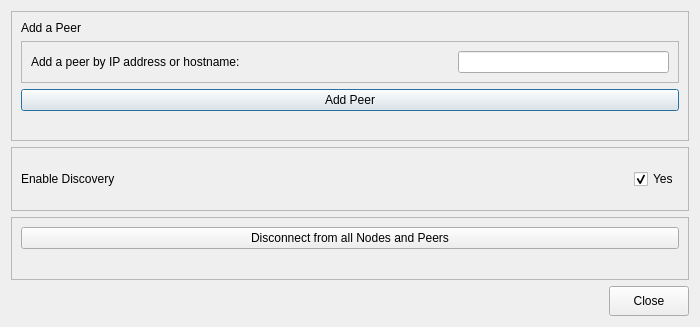
<?xml version="1.0" encoding="UTF-8"?>
<ui version="4.0">
 <class>AddPeer</class>
 <widget class="QDialog" name="AddPeer">
  <property name="geometry">
   <rect>
    <x>0</x>
    <y>0</y>
    <width>700</width>
    <height>327</height>
   </rect>
  </property>
  <property name="windowTitle">
   <string>Dialog</string>
  </property>
  <layout class="QVBoxLayout" name="verticalLayout_6">
   <item>
    <widget class="QFrame" name="frame_7">
     <property name="frameShape">
      <enum>QFrame::StyledPanel</enum>
     </property>
     <property name="frameShadow">
      <enum>QFrame::Raised</enum>
     </property>
     <layout class="QVBoxLayout" name="verticalLayout_4">
      <item>
       <widget class="QLabel" name="label_2">
        <property name="text">
         <string>Add a Peer</string>
        </property>
       </widget>
      </item>
      <item>
       <widget class="QFrame" name="frame_2">
        <property name="frameShape">
         <enum>QFrame::StyledPanel</enum>
        </property>
        <property name="frameShadow">
         <enum>QFrame::Raised</enum>
        </property>
        <layout class="QHBoxLayout" name="horizontalLayout_6">
         <item>
          <widget class="QLabel" name="label_4">
           <property name="maximumSize">
            <size>
             <width>16777215</width>
             <height>50</height>
            </size>
           </property>
           <property name="text">
            <string>Add a peer by IP address or hostname:</string>
           </property>
          </widget>
         </item>
         <item>
          <spacer name="horizontalSpacer_4">
           <property name="orientation">
            <enum>Qt::Horizontal</enum>
           </property>
           <property name="sizeHint" stdset="0">
            <size>
             <width>40</width>
             <height>20</height>
            </size>
           </property>
          </spacer>
         </item>
         <item>
          <widget class="QLineEdit" name="host_to_add"/>
         </item>
        </layout>
       </widget>
      </item>
      <item>
       <widget class="QPushButton" name="add_peer_button">
        <property name="text">
         <string>Add Peer</string>
        </property>
       </widget>
      </item>
      <item>
       <widget class="QLabel" name="peerlabel">
        <property name="autoFillBackground">
         <bool>false</bool>
        </property>
        <property name="text">
         <string/>
        </property>
        <property name="alignment">
         <set>Qt::AlignCenter</set>
        </property>
        <property name="textInteractionFlags">
         <set>Qt::NoTextInteraction</set>
        </property>
       </widget>
      </item>
     </layout>
    </widget>
   </item>
   <item>
    <widget class="QFrame" name="frame">
     <property name="frameShape">
      <enum>QFrame::StyledPanel</enum>
     </property>
     <property name="frameShadow">
      <enum>QFrame::Raised</enum>
     </property>
     <layout class="QHBoxLayout" name="horizontalLayout_4">
      <item>
       <widget class="QLabel" name="label_7">
        <property name="maximumSize">
         <size>
          <width>16777215</width>
          <height>50</height>
         </size>
        </property>
        <property name="text">
         <string>Enable Discovery</string>
        </property>
       </widget>
      </item>
      <item>
       <spacer name="horizontalSpacer_7">
        <property name="orientation">
         <enum>Qt::Horizontal</enum>
        </property>
        <property name="sizeHint" stdset="0">
         <size>
          <width>40</width>
          <height>20</height>
         </size>
        </property>
       </spacer>
      </item>
      <item>
       <widget class="QCheckBox" name="button_discover">
        <property name="enabled">
         <bool>true</bool>
        </property>
        <property name="text">
         <string>Yes</string>
        </property>
        <property name="checkable">
         <bool>true</bool>
        </property>
        <property name="checked">
         <bool>true</bool>
        </property>
       </widget>
      </item>
     </layout>
    </widget>
   </item>
   <item>
    <widget class="QFrame" name="frame_5">
     <property name="frameShape">
      <enum>QFrame::StyledPanel</enum>
     </property>
     <property name="frameShadow">
      <enum>QFrame::Raised</enum>
     </property>
     <layout class="QVBoxLayout" name="verticalLayout">
      <item>
       <widget class="QPushButton" name="Disconnect_button">
        <property name="text">
         <string>Disconnect from all Nodes and Peers</string>
        </property>
       </widget>
      </item>
      <item>
       <widget class="QLabel" name="disconnectlabel">
        <property name="font">
         <font>
          <weight>75</weight>
          <bold>true</bold>
         </font>
        </property>
        <property name="text">
         <string/>
        </property>
        <property name="alignment">
         <set>Qt::AlignCenter</set>
        </property>
        <property name="textInteractionFlags">
         <set>Qt::NoTextInteraction</set>
        </property>
       </widget>
      </item>
     </layout>
    </widget>
   </item>
   <item>
    <layout class="QHBoxLayout" name="horizontalLayout">
     <item>
      <spacer name="horizontalSpacer">
       <property name="orientation">
        <enum>Qt::Horizontal</enum>
       </property>
       <property name="sizeHint" stdset="0">
        <size>
         <width>40</width>
         <height>20</height>
        </size>
       </property>
      </spacer>
     </item>
     <item>
      <widget class="QPushButton" name="close_button">
       <property name="minimumSize">
        <size>
         <width>80</width>
         <height>30</height>
        </size>
       </property>
       <property name="maximumSize">
        <size>
         <width>80</width>
         <height>30</height>
        </size>
       </property>
       <property name="text">
        <string>Close</string>
       </property>
      </widget>
     </item>
    </layout>
   </item>
  </layout>
  <zorder>frame</zorder>
  <zorder>frame_5</zorder>
  <zorder>frame_7</zorder>
 </widget>
 <resources/>
 <connections/>
</ui>
